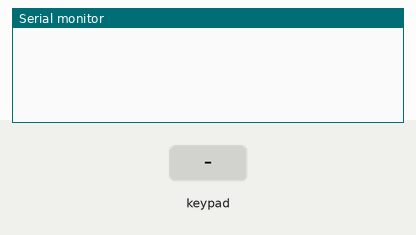
Bench run of a sketch on a simulated Arduino Uno, built with avr-gcc and run on an emulated ATmega328P. Parts: the last lines printed to the serial monitor. The test bench sets the inputs (shaded band).

Above: at 1.2 s.
1.3 s: key '1' pressed
At 2.3 s:
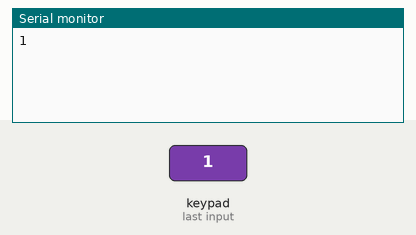
2.8 s: keypad keys 9 8 7 6 # pressed 0.4 s apart
At 4.9 s:
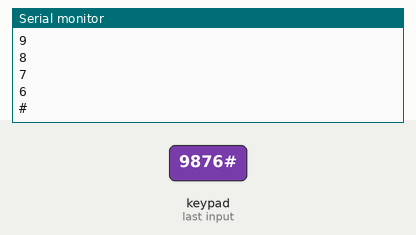
6.3 s: key '*' pressed
At 7.5 s:
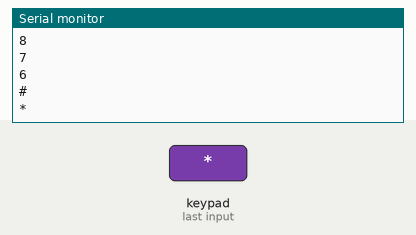
7.8 s: keypad keys 5 4 3 pressed 0.4 s apart
At 9.2 s:
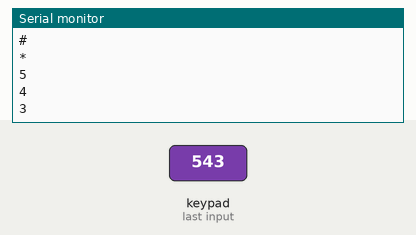
Timing chart, 0 to 10.8 s (numbered marks = the images above; inputs shaded):
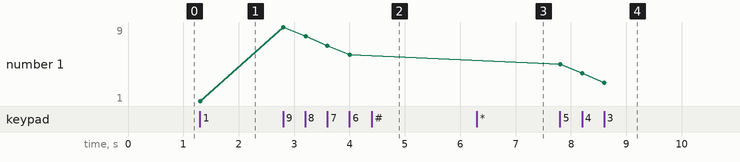

The sketch:

4x3_Keypad_with_Arduino.ino
```cpp
/*
   4x3 Keypad with Arduino
   For more details, visit:
*/

#include <Keypad.h>

const byte ROWS = 4;
const byte COLS = 3;

char hexaKeys[ROWS][COLS] = {
  {'1', '2', '3'},
  {'4', '5', '6'},
  {'7', '8', '9'},
  {'*', '0', '#'}
};

byte rowPins[ROWS] = {9, 8, 7, 6};
byte colPins[COLS] = {5, 4, 3};

Keypad Keys = Keypad(makeKeymap(hexaKeys), rowPins, colPins, ROWS, COLS);

void setup()
{
  Serial.begin(9600);
}

void loop()
{
  char customKey = Keys.getKey();

  if (customKey)
  {
    Serial.println(customKey);
  }
}
```

Measured:
- after the input at 1.3 s, the serial monitor: prints a new line at once (image 1)
- after the input at 2.8 s, the serial monitor: prints a new line at once (image 2)
- after the input at 6.3 s, the serial monitor: prints a new line at once (image 3)
- after the input at 7.8 s, the serial monitor: prints a new line at once (image 4)
- plotted number 1: 1 → 6 after the input at 2.8 s, 6 → 3 after the input at 7.8 s
